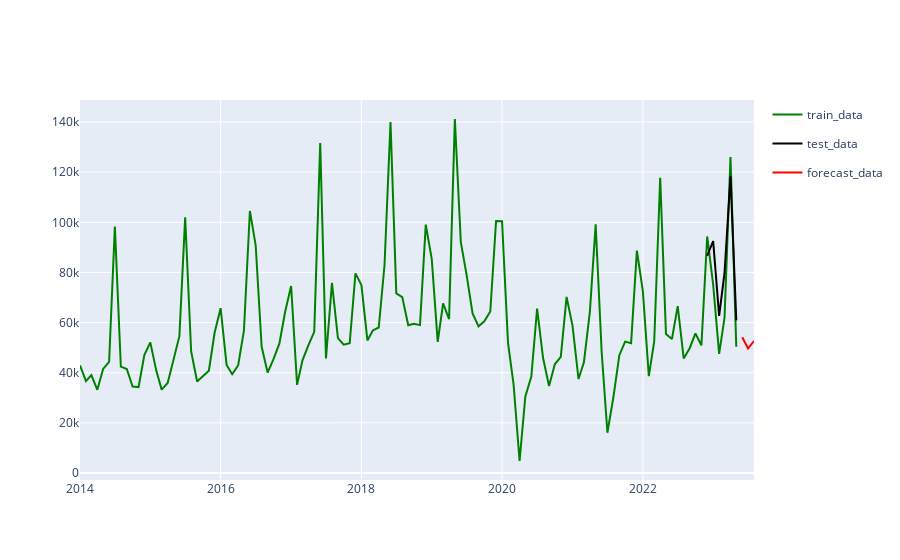

Write notebook code for a chart like this one.
### Code cell
import plotly.express as px

color_map = {'train_data': 'green', 'test_data': 'black', 'forecast_data': 'red'}

df['category'] = 'train_data'
monthly_trx_sc = px.line(df, x='year_month_str', y='trx_count', color='category', color_discrete_map=color_map)

df_predict = pd.DataFrame({'trx_count': list_hasil})
df_predict['year_month_str'] = df_noncovid.iloc[last_index:]['year_month_str'].to_list()
df_predict['category'] = 'test_data'
predict_sc = px.line(df_predict, x='year_month_str', y='trx_count', color='category', color_discrete_map=color_map)

df_forecast = pd.DataFrame({'trx_count': list_forecast, 'year_month_str': ['2023-06', '2023-07', '2023-08']})
df_forecast['category'] = 'forecast_data'
forecast_sc = px.line(df_forecast, x='year_month_str', y='trx_count', color='category', color_discrete_map=color_map)

layout = go.Layout(title='Monthly sales', xaxis=dict(title='Date'), yaxis=dict(title='Trx count'))
fig = go.Figure(data=monthly_trx_sc.data + predict_sc.data + forecast_sc.data, layout=layout)
fig.show()

### Figure 1 — Plotly figure (JSON) as saved in the notebook; plotly's stock layout.template omitted (floating-point values rounded to 4 significant figures)
{"data": [{"hovertemplate": "category=train_data<br>year_month_str=%{x}<br>trx_count=%{y}<extra></extra>", "legendgroup": "train_data", "line": {"color": "green", "dash": "solid"}, "marker": {"symbol": "circle"}, "mode": "lines", "name": "train_data", "orientation": "v", "showlegend": true, "type": "scatter", "x": ["2014-01", "2014-02", "2014-03", "2014-04", "2014-05", "2014-06", "2014-07", "2014-08", "2014-09", "2014-10", "2014-11", "2014-12", "2015-01", "2015-02", "2015-03", "2015-04", "2015-05", "2015-06", "2015-07", "2015-08", "2015-09", "2015-10", "2015-11", "2015-12", "2016-01", "2016-02", "2016-03", "2016-04", "2016-05", "2016-06", "2016-07", "2016-08", "2016-09", "2016-10", "2016-11", "2016-12", "2017-01", "2017-02", "2017-03", "2017-04", "2017-05", "2017-06", "2017-07", "2017-08", "2017-09", "2017-10", "2017-11", "2017-12", "2018-01", "2018-02", "2018-03", "2018-04", "2018-05", "2018-06", "2018-07", "2018-08", "2018-09", "2018-10", "2018-11", "2018-12", "2019-01", "2019-02", "2019-03", "2019-04", "2019-05", "2019-06", "2019-07", "2019-08", "2019-09", "2019-10", "2019-11", "2019-12", "2020-01", "2020-02", "2020-03", "2020-04", "2020-05", "2020-06", "2020-07", "2020-08", "2020-09", "2020-10", "2020-11", "2020-12", "2021-01", "2021-02", "2021-03", "2021-04", "2021-05", "2021-06", "2021-07", "2021-08", "2021-09", "2021-10", "2021-11", "2021-12", "2022-01", "2022-02", "2022-03", "2022-04", "2022-05", "2022-06", "2022-07", "2022-08", "2022-09", "2022-10", "2022-11", "2022-12", "2023-01", "2023-02", "2023-03", "2023-04", "2023-05"], "xaxis": "x", "y": [42907, 36645, 39082, 33196, 41506, 44313, 98345, 42415, 41501, 34475, 34278, 47019, 52122, 40837, 33255, 35910, 45029, 54581, 102012, 48478, 36500, 38651, 40823, 56040, 65731, 43095, 39399, 42920, 56781, 104532, 90828, 50352, 40054, 45321, 51612, 64297, 74577, 35153, 44943, 51017, 56313, 131573, 45686, 75811, 53786, 51175, 51748, 79628, 74964, 52883, 56859, 58042, 83062, 140014, 71671, 70187, 58958, 59565, 58996, 99074, 85428, 52328, 67661, 61423, 141200, 92038, 79035, 63664, 58498, 60513, 64446, 100544, 100442, 51895, 35228, 4793, 30515, 38495, 65593, 45846, 34696, 43360, 46333, 70264, 58682, 37476, 44171, 64404, 99166, 48542, 16070, 30210, 47002, 52427, 51811, 88696, 72517, 38655, 52484, 117754, 55444, 53443, 66565, 45718, 49774, 55653, 50894, 94347, 75184, 47531, 61918, 125985, 50348], "yaxis": "y"}, {"hovertemplate": "category=test_data<br>year_month_str=%{x}<br>trx_count=%{y}<extra></extra>", "legendgroup": "test_data", "line": {"color": "black", "dash": "solid"}, "marker": {"symbol": "circle"}, "mode": "lines", "name": "test_data", "orientation": "v", "showlegend": true, "type": "scatter", "x": ["2022-12", "2023-01", "2023-02", "2023-03", "2023-04", "2023-05"], "xaxis": "x", "y": [86600.0, 92540.0, 62710.0, 79830.0, 118300.0, 60870.0], "yaxis": "y"}, {"hovertemplate": "category=forecast_data<br>year_month_str=%{x}<br>trx_count=%{y}<extra></extra>", "legendgroup": "forecast_data", "line": {"color": "red", "dash": "solid"}, "marker": {"symbol": "circle"}, "mode": "lines", "name": "forecast_data", "orientation": "v", "showlegend": true, "type": "scatter", "x": ["2023-06", "2023-07", "2023-08"], "xaxis": "x", "y": [54130.0, 49730.0, 52640.0], "yaxis": "y"}], "layout": {}}
